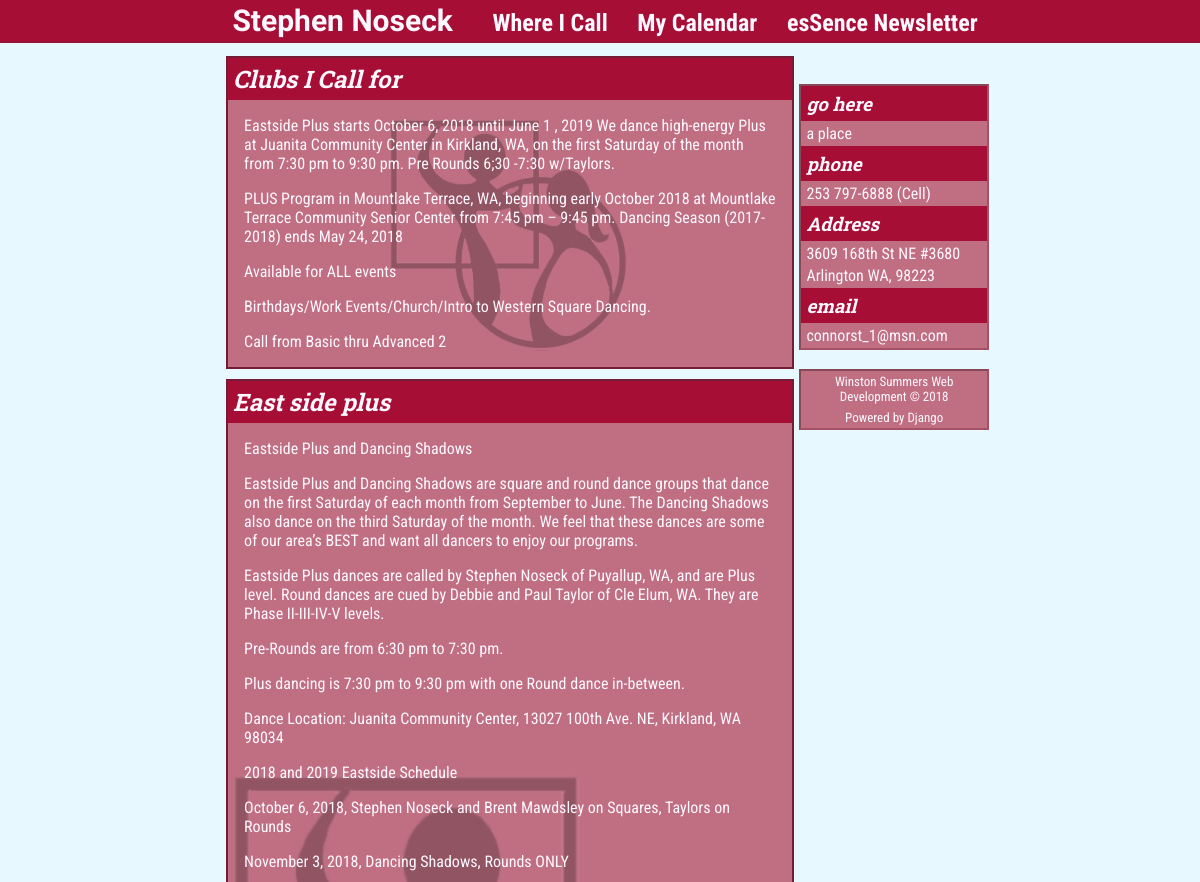
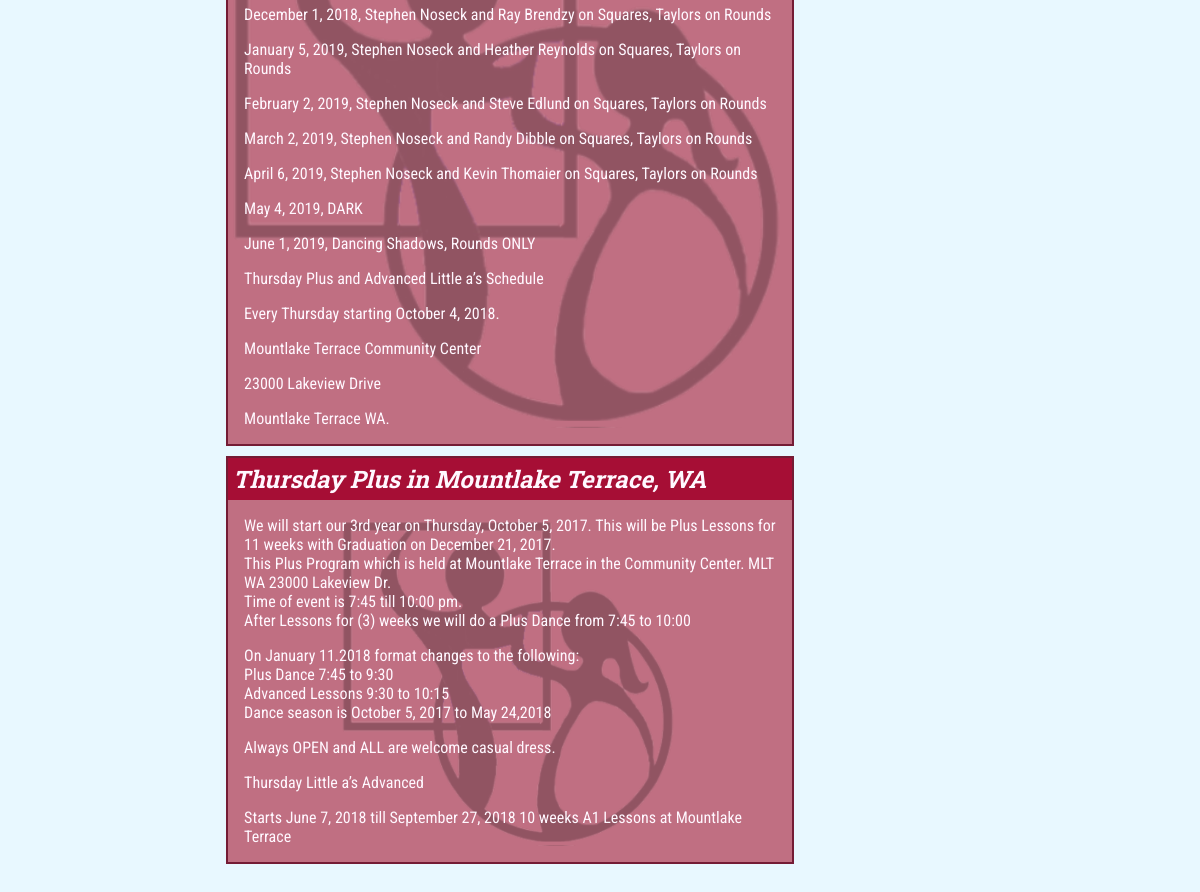
Screenshot of /venues/ with the database file from the repository (2 pictures, top to bottom).
### Stevie/models.py (models this page shows, shortened)
class Post(models.Model):
    HOME = 'HM'
    VENUES = 'VN'
    CALENDAR = 'CL'
    NEWSLETTER = 'NL'
    SIDEBAR = 'SB'
    CONTACT_INFO = 'CI'
    PAGE_INDEX = (
        (HOME, 'Home'),
        (VENUES, 'Venues'),
        (CALENDAR, 'Calendar'),
        (NEWSLETTER, 'Newsletter'),
        (SIDEBAR, 'Sidebar'),
        (CONTACT_INFO, 'Contact Info')
    )
    title = models.CharField(max_length=100, blank=True, null=True)
    text = models.TextField(blank=True, null=True)
    page = models.CharField(max_length=2, choices=PAGE_INDEX)
    address = models.CharField(max_length=100, blank=True, null=True)
    venue = models.CharField(max_length=100, blank=True, null=True)
    letter = models.FileField(upload_to='newsletters', blank=True, null=True)

### Stevie/views.py (the view)
# urls.py: path('venues/', views.venues, name='venues'),
def venues(request):
    side = Post.objects.filter(page='SB')
    info = Post.objects.filter(page='CI')
    post = Post.objects.filter(page='VN')
    context = {'post' : post, 'title': '-- Venues', 'side': side, 'info': info,}
    return render(request, 'Stevie/index.html', context)

### Stevie/templates/Stevie/index.html (shortened to what this page needs)
{% extends 'layout.html' %}
{% block content %}
    {% if post %}
        <div>
            {% for p in post %}
                <section>
                    <h1>{{ p.title }}</h1>
                    <div class="text">
                        <p>{{ p.text|linebreaks }}</p>
                    </div>
                </section>
            {% endfor %}
        </div>
    {% else %}
        <p style="display: none">There isn't anything here...</p>
    {% endif %}
{% endblock content %}

### Stevie/templates/Stevie/sidebar.html
<div>
    {% if side %}
        {% for s in side %}
            <section>
                <h3>{{ s.title }}</h3>
                <p>{{ s.text|linebreaks }}</p>
            </section>
        {% endfor %}
    {% else %}
        <p style="display: none">no links</p>
    {% endif %}
    {% if info %}
        {% for i in info %}
            <section>
                <h3>{{ i.title }}</h3>
                <p>{{ i.text|linebreaks }}</p>
            </section>
        {% endfor %}
    {% else %}
        <p style="display: none">no contact info</p>
    {% endif %}
</div>
<br>
<div class="foot">
    {% include 'Stevie/footer.html' %}
</div>

### Stevie/static/styles.css (style rules this page uses)
body { background-color: #e8f8ff; background-image: url("https://www.transparenttextures.com/patterns/ag-square.png"); text-align: center; color: #fff8ff; font-family: 'Roboto Condensed', sans-serif; }
h1, h2, h3, h4, h5, h6 { font-family: 'Roboto Slab', serif; }
.content p { margin: 16px; }
.text { background-image: url("./background.png"); background-size: contain; background-repeat: no-repeat; background-position: bottom; }
section { border: 2px solid #741C35; background-color: #c06f82; margin-top: 10px; text-align: left; overflow: auto; }
section h1, h3 { background-color: #a60e35; font-weight: bold; font-stretch: expanded; font-style: italic; margin: 0; padding: 5px; }
.side section { background-image: none; border: none; margin: 0; }
.side div { background-color: #c06f82; border: rgba(116, 28, 53, 0.356) inset 2px; }
.side p { margin: 3px 5px; }

### rows the page displays
Post: title "Clubs I Call for", text "Eastside Plus starts October 6, 2018 until June 1 , 2019 We dance high-energy Plus at Juanita Community Center in Kirkland, WA, on the first Saturday of the month from 7:30 pm to 9:30 pm. Pre Rounds 6;30 -7:30 w/Taylors. PLUS Program in Mountlake Terrace, WA, beginning early October 2018 at Mountlake Terrace Community Senior Center from 7:45 pm – 9:45 pm. Dancing Season (2017-2018) ends May 24, 2018 Available for ALL events Birthdays/Work Events/Church/Intro to Western Square Dancing. Call from Basic thru Advanced 2"
Post: title "East side plus", text "Eastside Plus and Dancing Shadows Eastside Plus and Dancing Shadows are square and round dance groups that dance on the first Saturday of each month from September to June. The Dancing Shadows also dance on the third Saturday of the month. We feel that these dances are some of our area’s BEST and want all dancers to enjoy our programs. Eastside Plus dances are called by Stephen Noseck of Puyallup, WA, and are Plus level. Round dances are cued by Debbie and Paul Taylor of Cle Elum, WA. They are Phase II-III-IV-V levels. Pre-Rounds are from 6:30 pm to 7:30 pm. Plus dancing is 7:30 pm to 9:30 pm with one Round dance in-between. Dance Location: Juanita Community Center, 13027 100th Ave. NE,…"
Post: title "Thursday Plus in Mountlake Terrace, WA", text "We will start our 3rd year on Thursday, October 5, 2017. This will be Plus Lessons for 11 weeks with Graduation on December 21, 2017. This Plus Program which is held at Mountlake Terrace in the Community Center. MLT WA 23000 Lakeview Dr. Time of event is 7:45 till 10:00 pm. After Lessons for (3) weeks we will do a Plus Dance from 7:45 to 10:00 On January 11.2018 format changes to the following: Plus Dance 7:45 to 9:30 Advanced Lessons 9:30 to 10:15 Dance season is October 5, 2017 to May 24,2018 Always OPEN and ALL are welcome casual dress. Thursday Little a’s Advanced Starts June 7, 2018 till September 27, 2018 10 weeks A1 Lessons at Mountlake Terrace"
Post: title "go here", text "a place"
Post: title "phone", text "253 797-6888 (Cell)"
Post: title "Address", text "3609 168th St NE #3680 Arlington WA, 98223"
Post: title "email", text "connorst_1@msn.com"
